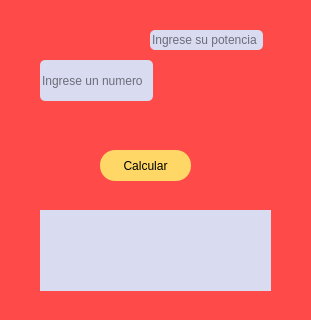
<?xml version="1.0" encoding="UTF-8"?>
<ui version="4.0">
 <class>MainWindow</class>
 <widget class="QMainWindow" name="MainWindow">
  <property name="geometry">
   <rect>
    <x>0</x>
    <y>0</y>
    <width>311</width>
    <height>320</height>
   </rect>
  </property>
  <property name="windowTitle">
   <string>MainWindow</string>
  </property>
  <property name="styleSheet">
   <string notr="true">background-color: rgb(254, 74, 73);</string>
  </property>
  <widget class="QWidget" name="centralwidget">
   <widget class="QPushButton" name="Calcular">
    <property name="geometry">
     <rect>
      <x>100</x>
      <y>150</y>
      <width>91</width>
      <height>31</height>
     </rect>
    </property>
    <property name="styleSheet">
     <string notr="true">QPushButton{
	background-color: rgb(254, 215, 102);
	border-radius: 15px;
	font: 75 10pt &quot;Perpetua&quot;;
	
}
QPushButton:hover{
	border:3px  solid rgb(254, 215, 102);
	
	color: rgb(255, 255, 255);
	background-color: rgb(0, 159, 183);
}</string>
    </property>
    <property name="text">
     <string>Calcular</string>
    </property>
   </widget>
   <widget class="QLabel" name="Resultado">
    <property name="geometry">
     <rect>
      <x>40</x>
      <y>210</y>
      <width>231</width>
      <height>81</height>
     </rect>
    </property>
    <property name="styleSheet">
     <string notr="true">background-color: rgb(217, 219, 241);
</string>
    </property>
    <property name="text">
     <string/>
    </property>
   </widget>
   <widget class="QLineEdit" name="Num">
    <property name="geometry">
     <rect>
      <x>40</x>
      <y>60</y>
      <width>113</width>
      <height>41</height>
     </rect>
    </property>
    <property name="styleSheet">
     <string notr="true">background-color: rgb(217, 219, 241);
border-radius:5px;</string>
    </property>
    <property name="placeholderText">
     <string>Ingrese un numero</string>
    </property>
   </widget>
   <widget class="QLineEdit" name="Potencia">
    <property name="geometry">
     <rect>
      <x>150</x>
      <y>30</y>
      <width>113</width>
      <height>20</height>
     </rect>
    </property>
    <property name="styleSheet">
     <string notr="true">background-color: rgb(217, 219, 241);
border-radius:5px;</string>
    </property>
    <property name="placeholderText">
     <string>Ingrese su potencia</string>
    </property>
   </widget>
  </widget>
  <widget class="QStatusBar" name="statusbar"/>
 </widget>
 <resources/>
 <connections/>
</ui>
